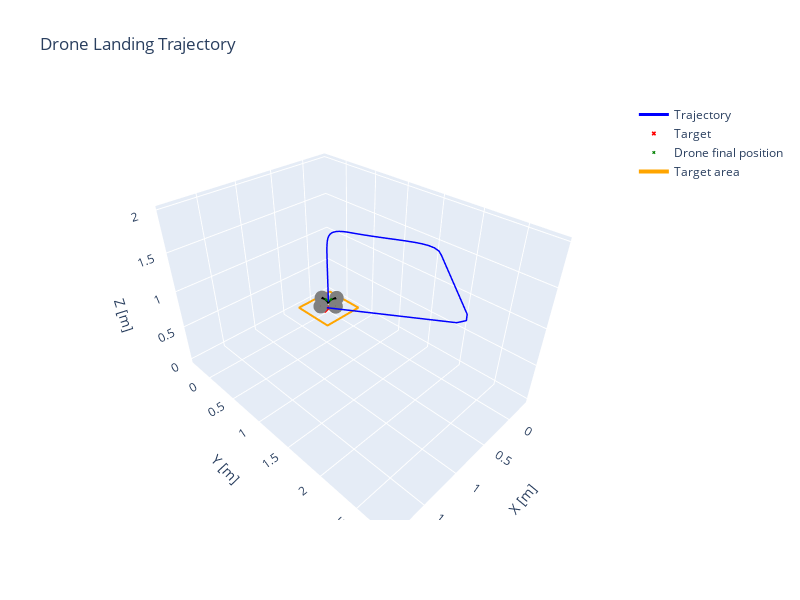

The notebook cell saved with this chart:
### Markdown cell above
## How to handle yaw

Previous example was assuming correct yaw. When using a PID for yaw as well, we obtain more complex, less straightforward trajectory, as the drone is rotating while moving.

### Code cell
sim_dt = 0.1         # simulation step (10 Hz)
env = DroneLandingEnv(render_mode=None, dt=sim_dt)
controller_dt = 0.1  # controller step (1 Hz)

pid = PIDController(Kp=[2.0,2.0,2.0, 2.0], Ki=[0.1,0.1,0.0,0.2], Kd=[0.0,0.0,0.0,0.0], dt=controller_dt, integral_limit=0.5, z_fixed_speed= -0.2)

states, target = run_pid_simulation(env = env, pid = pid, init_mode='fixed', plot=True, init_pos = [2.0,2.0,2.0,2.0])

### Figure 1 — Plotly figure (JSON) as saved in the notebook; plotly's stock layout.template omitted (floating-point values rounded to 4 significant figures)
{"data": [{"line": {"color": "blue", "width": 3}, "mode": "lines", "name": "Trajectory", "x": [1.9, 1.8, 1.7, 1.6, 1.5, 1.4, 1.3, 1.2, 1.1, 1.0, 0.9, 0.8, 0.7, 0.6, 0.5, 0.4, 0.3, 0.2, 0.1, 0.007558, -0.04686, -0.07536, -0.0868, -0.08746, -0.08177, -0.07272, -0.06233, -0.05187, -0.04216, -0.03364, -0.02652, -0.02088, -0.01666, -0.01378, -0.01209, -0.01129, -0.01111, -0.01137, -0.0119, -0.01259, -0.01336, -0.01415, -0.01491, -0.01563, -0.01628, -0.01686, -0.01738, -0.01782, -0.01819, -0.0185, -0.01876, -0.01896, -0.01912, -0.01925, -0.01933, -0.01939, -0.01943, -0.01944, -0.01944, -0.01942, -0.01938, -0.01934, -0.01929, -0.01923, -0.01916, -0.01909, -0.01901, -0.01893, -0.01885, -0.01877, -0.01868, -0.01859, -0.0185, -0.01842, -0.01833, -0.01824, -0.01815, -0.01805, -0.01796, -0.01787, -0.01778, -0.01778, -0.01778, -0.01778], "y": [2.1, 2.2, 2.3, 2.4, 2.5, 2.6, 2.7, 2.8, 2.824, 2.766, 2.666, 2.566, 2.466, 2.366, 2.266, 2.166, 2.066, 1.966, 1.866, 1.766, 1.666, 1.566, 1.466, 1.366, 1.266, 1.166, 1.066, 0.9657, 0.8657, 0.7657, 0.6657, 0.5657, 0.4657, 0.3676, 0.2891, 0.2263, 0.176, 0.1357, 0.1035, 0.07776, 0.05715, 0.04067, 0.02749, 0.01695, 0.008521, 0.001785, -0.0036, -0.0079, -0.01133, -0.01406, -0.01622, -0.01793, -0.01928, -0.02034, -0.02117, -0.02181, -0.02229, -0.02266, -0.02293, -0.02312, -0.02325, -0.02333, -0.02337, -0.02338, -0.02336, -0.02333, -0.02327, -0.02321, -0.02313, -0.02305, -0.02296, -0.02286, -0.02276, -0.02266, -0.02256, -0.02245, -0.02235, -0.02224, -0.02213, -0.02202, -0.02191, -0.02191, -0.02191, -0.02191], "z": [1.98, 1.96, 1.94, 1.92, 1.9, 1.88, 1.86, 1.84, 1.82, 1.8, 1.78, 1.76, 1.74, 1.72, 1.7, 1.68, 1.66, 1.64, 1.62, 1.6, 1.58, 1.56, 1.54, 1.52, 1.5, 1.48, 1.46, 1.44, 1.42, 1.4, 1.38, 1.36, 1.34, 1.32, 1.3, 1.28, 1.26, 1.24, 1.22, 1.2, 1.18, 1.16, 1.14, 1.12, 1.1, 1.08, 1.06, 1.04, 1.02, 1.0, 0.98, 0.96, 0.94, 0.92, 0.9, 0.88, 0.86, 0.84, 0.82, 0.8, 0.78, 0.76, 0.74, 0.72, 0.7, 0.68, 0.66, 0.64, 0.62, 0.6, 0.58, 0.56, 0.54, 0.52, 0.5, 0.48, 0.46, 0.44, 0.42, 0.4, 0.38, 0.28, 0.18, 0.08], "type": "scatter3d"}, {"marker": {"color": "red", "size": 4, "symbol": "x"}, "mode": "markers", "name": "Target", "x": [0.0], "y": [0.0], "z": [0.0], "type": "scatter3d"}, {"marker": {"color": "green", "size": 3, "symbol": "x"}, "mode": "markers", "name": "Drone final position", "x": [-0.01778], "y": [-0.02191], "z": [0.08], "type": "scatter3d"}, {"line": {"color": "black", "width": 5}, "mode": "lines", "showlegend": false, "x": [-0.1677, 0.1321], "y": [-0.01727, -0.02655], "z": [0.08, 0.08], "type": "scatter3d"}, {"line": {"color": "black", "width": 5}, "mode": "lines", "showlegend": false, "x": [-0.02242, -0.01314], "y": [-0.1718, 0.128], "z": [0.08, 0.08], "type": "scatter3d"}, {"marker": {"color": "gray", "size": 5, "symbol": "circle"}, "mode": "markers", "showlegend": false, "x": [0.1321], "y": [-0.02655], "z": [0.08], "type": "scatter3d"}, {"marker": {"color": "gray", "size": 5, "symbol": "circle"}, "mode": "markers", "showlegend": false, "x": [-0.1677], "y": [-0.01727], "z": [0.08], "type": "scatter3d"}, {"marker": {"color": "gray", "size": 5, "symbol": "circle"}, "mode": "markers", "showlegend": false, "x": [-0.01314], "y": [0.128], "z": [0.08], "type": "scatter3d"}, {"marker": {"color": "gray", "size": 5, "symbol": "circle"}, "mode": "markers", "showlegend": false, "x": [-0.02242], "y": [-0.1718], "z": [0.08], "type": "scatter3d"}, {"line": {"color": "orange", "width": 4}, "mode": "lines", "name": "Target area", "x": [-0.3, 0.3, 0.3, -0.3, -0.3], "y": [-0.3, -0.3, 0.3, 0.3, -0.3], "z": [0.0, 0.0, 0.0, 0.0, 0.0], "type": "scatter3d"}], "layout": {"scene": {"xaxis": {"title": {"text": "X [m]"}}, "yaxis": {"title": {"text": "Y [m]"}}, "zaxis": {"title": {"text": "Z [m]"}}, "aspectmode": "data"}, "title": {"text": "Drone Landing Trajectory"}, "width": 800, "height": 600}}
